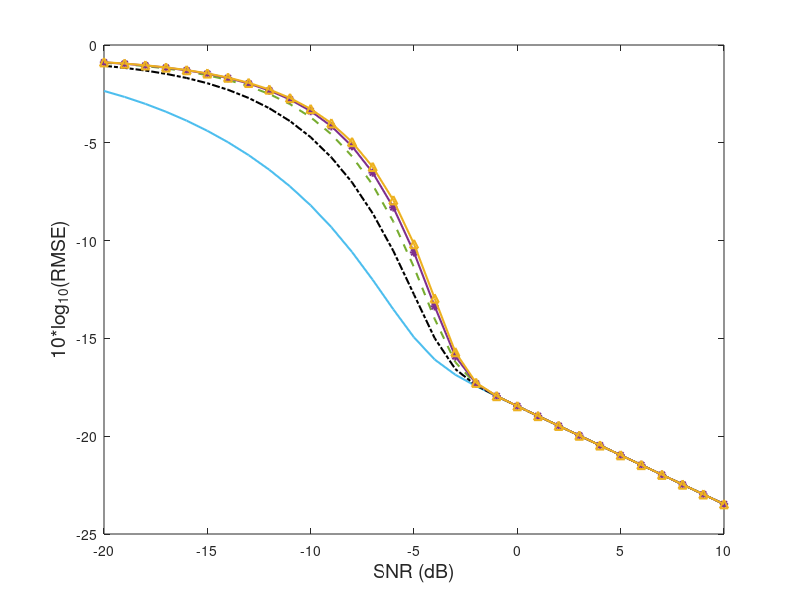

Reproduce this figure in MATLAB. (Note: this script raises an error after producing the figure.)
% WWB adapted from NF5.m
close all; clear; clc;


% von Mises
mu = 0;
kappa = 2;

% signal & noise sample
SNR_dB_vec = -20 : 1 : 10;
SNR_vec = 10.^(SNR_dB_vec/10); % SNR
K_vec = [20];
K=K_vec(1);

% WWB settings
s_vec = [0.5];
s = s_vec(1);
si=s;
sj=s;
%++++++++++++++++++++++++++++++++++++++++++++++++++++++++++++
% WWB
%++++++++++++++++++++++++++++++++++++++++++++++++++++++++++++

dd = 0.0001; % for integration


% Setting up Test points
SL = zeros(1,K/2-1);% test points ('S'), Sidelobe peaks
for k=1:K/2-1
    SL(k) = 2*(k+0.5-0.25*(1-k/(K/2-1)))/K;
end
hh = [0.001 0.01 SL]*pi; % test points 'C'+'S'; Our purpose is just to see differences between number of test points; using 'E' elements will not introduce much insight
nh = length(hh);
WWB = zeros(nh-2, length(SNR_vec));% excluding 0.001*pi, 0.01*pi, temporarily, we will add them back during evaluation


h = waitbar( 0, sprintf( 'WWB evaluation for  SNR = %d dB and number of test points = 2+%d ', SNR_dB_vec(1),1) );
cont=1/(nh-2)/length(SNR_vec)*2;
for idx_nh = 1:2:(nh-2)
    fprintf('testing %d ''S'' elements\n', idx_nh);
    for idx_SNR = 1:length(SNR_vec)
        waitbar(cont, h, sprintf( 'WWB evaluation for  SNR = %d dB and number of test points = 2 + %d ', SNR_dB_vec(idx_SNR),idx_nh));
        cont = cont + 1/(nh-2)/length(SNR_vec)*2;
        SNR = SNR_vec(idx_SNR);

        hv = hh(1:(idx_nh+2)); % include 0.001*pi, 0.01*pi and [1, 3, 5, 7, 9]

        Q = zeros(length(hv),length(hv));
        for ii=1:length(hv)
            hi = hv(ii);

            % denominator, part 1 of 2
            mu_hi = -si*(1-si)*2*SNR*(K-cos(hi*(K-1)/2)*sin(hi*K/2)/sin(hi/2));
            d = hi/(2*pi);
            d = round(d/dd)*dd;
            v = (0+dd/2): dd : (1-d-dd/2);
            ph = exp(kappa * ((si-1)*cos(2*pi*v-mu) - si*cos(2*pi*v-mu+hi))) / besseli(0, kappa);
            exp_gam_hi = sum(ph)*dd;
            exp_eta_hi = exp(mu_hi) * exp_gam_hi;
            for jj=1:length(hv)
                hj = hv(jj);

                % denominator, part 2 of 2
                mu_hj = -sj*(1-sj)*2*SNR*(K-cos(hj*(K-1)/2)*sin(hj*K/2)/sin(hj/2));
                d = hj/(2*pi);
                d = round(d/dd)*dd;
                v = (0+dd/2): dd : (1-d-dd/2);
                ph = exp(kappa * ((sj-1)*cos(2*pi*v-mu) - sj*cos(2*pi*v-mu+hj))) / besseli(0, kappa);
                exp_gam_hj = sum(ph)*dd;
                exp_eta_hj = exp(mu_hj) * exp_gam_hj;

                % nominator
                if jj==ii
                    mu_4 = SNR*(...
                                K*((si+sj-1)^2+(si-1)^2+(sj-1)^2-1) ...
                                -2*(si+sj-1)*(si-1)*cos(hi*(K-1)/2)*sin(hi*K/2)/sin(hi/2) ...
                                -2*(si+sj-1)*(sj-1)*cos(hj*(K-1)/2)*sin(hj*K/2)/sin(hj/2) ...
                                +2*(si-1)*(sj-1)*K...
                                );
                    mu_1 = SNR*(...
                                K*((si+sj-1)^2+si^2+sj^2-1) ...
                                +2*si*sj*K...
                                -2*(si+sj-1)*si*cos(hi*(K-1)/2)*sin(hi*K/2)/sin(hi/2) ...
                                -2*(si+sj-1)*sj*cos(hj*(K-1)/2)*sin(hj*K/2)/sin(hj/2)...
                                );
                else    
                    mu_4 = SNR*(...
                                K*((si+sj-1)^2+(si-1)^2+(sj-1)^2-1) ...
                                -2*(si+sj-1)*(si-1)*cos(hi*(K-1)/2)*sin(hi*K/2)/sin(hi/2) ...
                                -2*(si+sj-1)*(sj-1)*cos(hj*(K-1)/2)*sin(hj*K/2)/sin(hj/2) ...
                                +2*(si-1)*(sj-1)*cos((hi-hj)*(K-1)/2)*sin((hi-hj)*K/2)/sin((hi-hj)/2)...
                                );
                    mu_1 = SNR*(...
                                K*((si+sj-1)^2+si^2+sj^2-1) ...
                                +2*si*sj*cos((hi-hj)*(K-1)/2)*sin((hi-hj)*K/2)/sin((hi-hj)/2)...
                                -2*(si+sj-1)*si*cos(hi*(K-1)/2)*sin(hi*K/2)/sin(hi/2) ...
                                -2*(si+sj-1)*sj*cos(hj*(K-1)/2)*sin(hj*K/2)/sin(hj/2)...
                                );
                end
                mu_2 = SNR*(...
                            K*(sj^2+(si-1)^2+(si-sj)^2-1) ...
                            -2*sj*(si-1)*cos((hi+hj)*(K-1)/2)*sin((hi+hj)*K/2)/sin((hi+hj)/2)...
                            +2*sj*(si-sj)*cos(hj*(K-1)/2)*sin(hj*K/2)/sin(hj/2)...
                            -2*(si-1)*(si-sj)*cos(hi*(K-1)/2)*sin(hi*K/2)/sin(hi/2)...
                            );
                mu_3 = SNR*(...
                            K*(si^2+(sj-1)^2+(si-sj)^2-1) ...
                            -2*si*(sj-1)*cos((hi+hj)*(K-1)/2)*sin((hi+hj)*K/2)/sin((hi+hj)/2)...
                            +2*si*(sj-si)*cos(hi*(K-1)/2)*sin(hi*K/2)/sin(hi/2)...
                            -2*(sj-1)*(sj-si)*cos(hj*(K-1)/2)*sin(hj*K/2)/sin(hj/2)...
                            );

                d = abs(hi-hj)/2/pi; 
                d = round(d/dd)*dd;
                d4 = min(hi,hj)/2/pi;
                v = (d4+dd/2) : dd : (1-d-dd/2);
                ph4 = (1/besseli(0, kappa)) * exp(kappa * ...
                                                        ((1-si-sj)*cos(2*pi*(v+d)-mu) ...
                                                          + (si-1)*cos(2*pi*(v+d)-mu-hi) ...
                                                          + (sj-1)*cos(2*pi*(v+d)-mu-hj)));
                exp_gam_4 = sum(ph4)*dd;

                d = abs(hi-hj)/2/pi;
                d = round(d/dd)*dd;
                d1 = min(hi,hj)/2/pi;
                v = (d1+dd/2) : dd : (1-d-dd/2);
                ph1 = (1/besseli(0, kappa)) * exp(kappa * ...
                                                        ((si+sj-1)*cos(2*pi*v-mu-hj) ...
                                                          - si*cos(2*pi*(v+d)-mu) ...
                                                          - sj*cos(2*pi*v-mu))...
                        );
                exp_gam_1 = sum(ph1)*dd;

                d = (hi+hj)/2/pi;
                d = round(d/dd)*dd;
                d2 = 0;
                v = (d2+dd/2) : dd : (1-d-dd/2);
                ph2 = (1/besseli(0, kappa)) * exp(kappa * ...
                                                        ((sj-si)*cos(2*pi*v+hi-mu) ...
                                                          - sj*cos(2*pi*(v+d)-mu)...
                                                          + (si-1)*cos(2*pi*v-mu)));
                exp_gam_2 = sum(ph2)*dd;

                d = (hi+hj)/2/pi;
                d = round(d/dd)*dd;
                d3 = 0;
                v = (d3+dd/2) : dd : (1-d-dd/2);
                ph3 = (1/besseli(0, kappa)) * exp(kappa * ...
                                                        ((si-sj)*cos(2*pi*v+hj-mu) ...
                                                          - si*cos(2*pi*(v+d)-mu) ...
                                                          + (sj-1)*cos(2*pi*v-mu)));
                exp_gam_3 = sum(ph3)*dd;

                exp_eta_1 = exp(mu_1) * exp_gam_1;
                exp_eta_2 = exp(mu_2) * exp_gam_2;
                exp_eta_3 = exp(mu_3) * exp_gam_3;
                exp_eta_4 = exp(mu_4) * exp_gam_4;

                Q(ii,jj) = (exp_eta_1 - exp_eta_2 - exp_eta_3 + exp_eta_4)/(exp_eta_hi*exp_eta_hj);
            end % jj
        end % ii
        WWB(idx_nh, idx_SNR) = 10*log10(sqrt(hv*inv(Q)*hv.'));
    end % SNR
end % number of test points, i.e. length of subsets of  hv
close(h);

%% plot Fig 8
close; clc;figure(802); % figure 8(b)
presentation = 1;      % 0 for manuscript (B/W), 1 for pres (color)
if presentation
    lw = 1.5;
    lwW = 2.0;
    FS = 14;
else
    lw = 0.5;
    lwW = 0.5;
    FS = 12;
end

C = {[0.3010 0.7450 0.9330],...
    'k',...
    [0.4660 0.6740 0.1880],...
    [0.4940 0.1840 0.5560],...
    [0.9290 0.6940 0.1250]}; % Cell array of colors.

Lt = {'-', '-.','--', '*-', '^-'}; % Marker and line types

idx_plot = 1;
for idx_nh=1:2:nh-2
    hw1(idx_plot)=plot(SNR_dB_vec,WWB(idx_nh,:),Lt{idx_plot},'Linewidth',lw, 'color', C{idx_plot});hold on;
    legendText{idx_plot} = [num2str(idx_nh) ' points'];
    idx_plot = idx_plot + 1;
end
hold off
xlabel('SNR (dB)','Fontsize',FS)
ylabel('10*log_{10}(RMSE)','Fontsize',FS)
ax=gca;
ax.FontSize = 14; 

legend(hw1, legendText,'Box','off', 'Fontsize', FS);
set(gca,'XMinorTick','on','YMinorTick','on');
grid on
axis([min(SNR_dB_vec) max(SNR_dB_vec) -25 5]);

save("WWB_NF8b.mat")